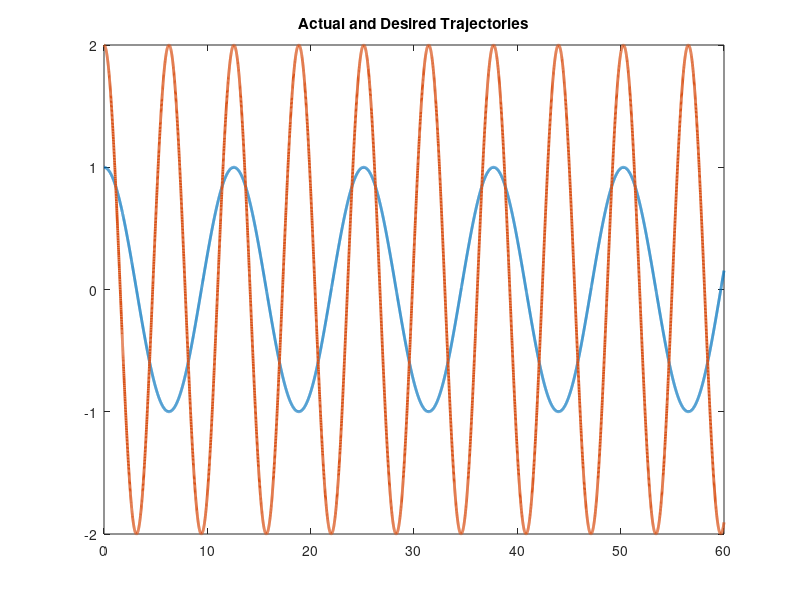

MATLAB code for this plot: (Note: this script raises an error after producing the figure.)
function twoLinkRobotAdaptive
close all
global controlinput wHat t1 t2 u 
%Set up parameters for sim
%Errors in Yd matrix are qd - q and this entire matrix has errors qd - q

p1       = 3.473;
p2       = 0.196;
p3       = 0.242;
f1       = 5.3;
f2       = 1.1;
fs1      = 1.2;
fs2      = 0.4;


% Stacked parameter vector
theta    = [p1;p2;p3;f1;f2;fs1;fs2];
controlinput = [1;1];

% Simulation final time
tf   = 60;

% Initial condition vector (X0 must be same size and "form" as X and XDot below)
% (i.e1., in this sim, X0 = [e0;r0;thetahat0])
X0   = [4;10;3;2;1;1];

% Options for integration function
opts = odeset('RelTol',1e-3,'AbsTol',1e-3);

% Integrate (you can send the paramters theta to the dynamics as seen below)
[t,STATES] = ode45(@(t,X) twoLinkdynamics(t,X,theta),[0 tf],X0,opts);

% Set up desired trajectory data for plots (enter desired trajectory for your simulation)
qd = [cos(0.5*t) 2*cos(t)]';

% Parse integrated states (STATES is the same "form" as X0)
% (i.e1., in this sim, STATES = [e1 r thetahat] over all time);
e  = STATES(:,1:2)';
r  = STATES(:,3:4)';
thetaHat = STATES(:,5:6)';


% Compute x from e1 and xd for plotting purposes
q  = qd - e;

% Plot the actual vs desired trajectories
figure(1)
plot(t,qd,'-','LineWidth',2)
title('Actual and Desired Trajectories');
hold on
ax = gca;
ax.ColorOrderIndex = 1;
plot(t,q,':','LineWidth',2)
xlabel('time')
hold off

% Plot the filtered tracking error
figure(2)
plot(t,r,'--','LineWidth',2)
title('Filtered Tracking error')
xlabel('time')

% Plot the adaptive estimates vs actual parameters
figure(3)
plot(t,repmat(theta,1,length(t)),'-','LineWidth',2)
hold on
ax = gca;
ax.ColorOrderIndex = 1;
plot(t,thetaHat,':','LineWidth',2)
xlabel('time')

title('Adaptive Estimates & Actual Parameters')
hold off

figure(4)
time = 0:tf/length(controlinput):tf;
time(end) = [];
plot(time,controlinput(1,:))
title('Control input for Link 1');
xlabel('Time(s)')
ylabel('Torque(Nm)')

figure(5)
time = 0:tf/length(controlinput):tf;
time(end) = [];
plot(time,controlinput(2,:))
title('Control input for Link 2');
xlabel('Time(s)')
ylabel('Torque(Nm)')

% figure(6)
% plot(t,repmat(theta,1,length(t))-thetaHat,'-','LineWidth',2)
% title('Parameter Estimates')
% xlabel('time');
% ylabel('Amplitude');


function [XDot] = twoLinkdynamics(t,X,theta)
global u controlinput t1 t2 
t;
% Parse parameter vector
p1  = theta(1);
p2  = theta(2);
p3  = theta(3);
f1  = theta(4);
f2  = theta(5);
fs1 = theta(6);
fs2 = theta(7);


% Select gains for controller
K        = 10;

a1       = 0.8;    

gamma = [2 0; 
         0 10];

beta     = 0.05;

wHat1    = K*3;
wHat2    = K*2;
t1       = 1;
t2       = 1;



% Desired trajectory and needed derivatives
qd       = [cos(0.5*t);2*cos(t)];
qdDot    = [-0.5*sin(0.5*t);-2*sin(t)]; %Enter the expression
qdDotDot = [-0.25*cos(0.5*t);-2*cos(t)]; %Enter the expression



% Parse current states (X is the same size and "form" as X0)
% (i.e1., in this sim, X = [e1;r;thetahat])
e        = [X(1);X(2)];
r        = [X(3);X(4)];
thetaHat = [X(5);X(6)];


% Compute current x and xDot for convenience
q        = qd - e;
qDot     = qdDot + a1*e - r;



% Compute cos(x2) and sin(x2) for convenience
c2       = cos(q(2));
s2       = sin(q(2));
% 
% cd2      = cos(qd(2));
% sd2      = sin(qd(2));


% Compute current matrices for the dynamics
M        = [p1 + 2*p3*c2 p2 + p3*c2;p2 + p3*c2 p2];
Vm       = [-p3*s2*qDot(2) -p3*s2*(qDot(1) + qDot(2));p3*s2*qDot(1) 0];
fd       = [f1 0;0 f2];


%Ys Matrix
ys11    =   sign(qDot(1));
ys12    =  0;

ys21    = 0;
ys22    =   sign(qDot(2));

Ys      = [ys11 ys12;ys21 ys22];

 

% Design controller




if t == t1*4*pi
   
            if abs(wHat1) < beta
                                                             %Finding the saturated values for wHat1 
            else
                wHat1 = sign(wHat1)*beta;

            end
            
            if abs(wHat2) < beta
                                                             %Finding the saturated values for  wHat2
                else 
                    wHat2 = sign(wHat2)*beta;
            end
     wHat1 = wHat1 + K*r(1);
     wHat2 = wHat2 + K*r(2);                                        %Updating the wHat periodically
     t1 = t1 + 1;
else
            if t == t2*2*pi
             
                   if abs(wHat2) < beta
                                                                 %Finding the saturated values for  wHat2
                    else 
                        wHat2 = sign(wHat2)*beta;
                   end
                   
                   wHat2 = wHat2 + K*r(2);
              t2 = t2 + 1;
            else wHat1 = K*r(1);
                 wHat2 = K*r(2);
    end
    
    
end

wHat = [wHat1; wHat2];



u        = K*r + e + wHat + Ys*thetaHat; %Enter the expression

controlinput = horzcat(controlinput,u);

% Compute current closed-loop dynamics
eDot       = r - a1*e;

rDot       = M\(M*qdDotDot + Vm*qDot + fd*qDot +[fs1 0; 0 fs2]*[sign(qDot(1)); sign(qDot(2))]+ M*a1*eDot - u); %Enter the expression


thetaHatDot = (gamma*Ys'*r); %Enter the expression


%Design wHat

%if state for finding Sat(wHat)


    
%defining period 


% Stacked dynamics vector (XDot is the same size and "form" as X)
XDot        = [eDot;rDot;thetaHatDot];
